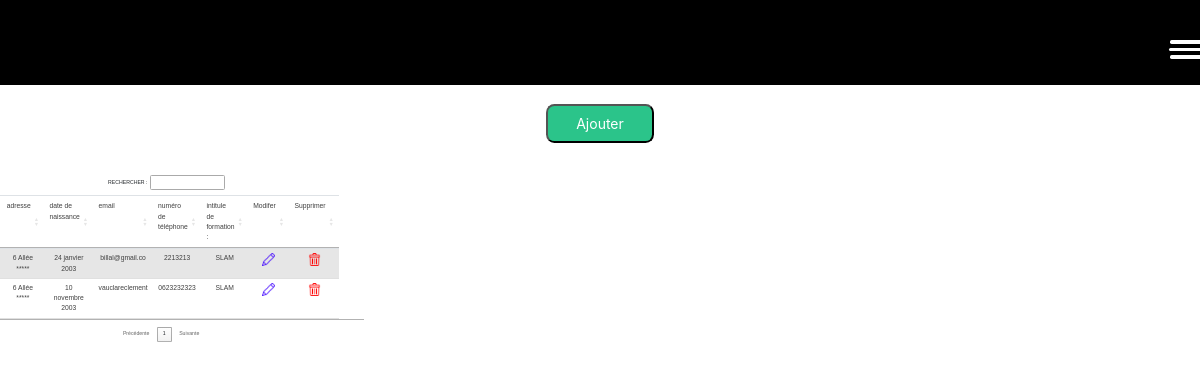
The page /APPLICATION/etudiant.php (signed in) on the database its author committed.
### tables this page shows
CREATE TABLE IF NOT EXISTS `etudiant` (
  `numEtudiant` int NOT NULL AUTO_INCREMENT,
  `nomEtudiant` varchar(25) DEFAULT NULL,
  `prenomEtudiant` varchar(25) DEFAULT NULL,
  `nombreStage` int DEFAULT NULL,
  `adresse` varchar(50) DEFAULT NULL,
  `dateNaissance` varchar(40) DEFAULT NULL,
  `numTel` varchar(15) DEFAULT NULL,
  `email` varchar(30) DEFAULT NULL,
  `intituleFormation` varchar(15) DEFAULT NULL,
  PRIMARY KEY (`numEtudiant`)
);

### APPLICATION/etudiant.php (the view, shortened to what this page needs)
<!DOCTYPE html>
<html lang="fr">
<head>
    <link rel="stylesheet" href="https://cdn.jsdelivr.net/npm/bootstrap@4.0.0/dist/css/bootstrap.min.css">
    <link rel="stylesheet" href="https://cdnjs.cloudflare.com/ajax/libs/font-awesome/5.3.1/css/all.min.css">
    <link rel="stylesheet" href="https://cdn.datatables.net/1.13.2/css/jquery.dataTables.min.css">
    <link rel="stylesheet" href="https://cdn.datatables.net/1.13.2/css/dataTables.bootstrap5.min.css">
    <link rel="stylesheet" href="./libs/style3.css">
</head>
<body>
    <header>
      <nav class="nav">
            <div class="vamos">
                <span class="navTrigger">
                    <i></i>
                    <i></i>
                    <i></i>
                </span>
            </div>
        </nav>
    </header>
    <button type="button" class="Btn_add" data-toggle="modal" data-target="#ajouterModal" data-whatever="@mdo">Ajouter</button>
      <div class="container">
        <div class="row">
              <table id="matable" class="table table-striped" style="width:100%">
                <thead>
                  <tr id="items">
                      <td>adresse</td>
                      <td>date de naissance</td>
                      <td>email</td>
                      <td>numéro de téléphone</td>
                      <td>intitule de formation :</td>
                      <td>Modifer</td>
                      <td>Supprimer</td>
                  </tr>
                </thead>
                <tbody>
                  <?php
                      $connect = mysqli_connect("localhost", "root", "", "gestion_stage");
                      $query ="SELECT *FROM `etudiant`;";
                      $result = mysqli_query($connect, $query);
                          while($row = mysqli_fetch_array($result)){
                              ?>
                              <tr>
                                  <td><?=$row['adresse']?></td>
                                  <td><?=$row['dateNaissance']?></td>
                                  <td><?=$row['numTel']?></td>
                                  <td><?=$row['email']?></td>
                                  <td><?=$row['intituleFormation']?></td>
                                  <form action="" method="POST">
                                  <td> <a type="button" class="modifierbtn" id="<?=$row['numEtudiant']?>" data-toggle="modal" data-target="#modifierModal"><img src="img/pen.png"></a></td>
                                  <td> <a type="button" class="suppbtn" id="<?=$row['numEtudiant']?>" data-toggle="modal" data-target="#supprimerModal"><img src="img/trash.png"></a></td>
                                  </form>
                              </tr>
                              <?php
                      }
                  ?>
                  </tbody>
              </table>
        </div>
      </div>
</body>
</html>

### APPLICATION/libs/style3.css (style rules this page uses)
.nav { width: 100%; height: 65px; position: fixed; line-height: 65px; text-align: center; }
* { margin: 0; padding: 0; box-sizing: border-box; font-family: 'Poppins', sans-serif; }
header { display: block; align-items: center; justify-content: center; min-height: 13vh; position: relative; }
.Btn_add { width: fit-content; margin: auto; margin-bottom:20px; background-color: #2bc48a; padding: 5px 20px; color: #fff; display: block; align-items: center; text-align: 0; border-radius: 6px; text-decoration: 0; zoom: 140%; }
table { border-collapse:collapse; color: #404040; display: inline-block; margin-left: 18%; text-align: center; margin-left: auto; margin-right: auto; }
table td { font-size: 16px; padding: 5px 55px; font-weight: 500; font-size: 13px; margin: 0 5px; cursor: pointer; }
body .container { display: block ; zoom: 130%; margin-left: 50px; margin-right: auto; max-width: 1200px; }
td { font-weight: 400; padding: 5px 20px; font-size: 14px; text-align: center; }
body img { height: 25px; }
div.row { margin-left: 21%; margin-right: auto; }
tr:nth-child(2n) { background-color: #f6f8f8; }
tr:nth-child(2n) td { border-bottom: 1px solid #e0e0e0; border-top: 1px solid #e0e0e0; }
@media screen and (max-width:1200px) { body .container { margin-left: -21%; zoom: 52%; } }
html, header { margin: 0; padding: 0; box-sizing: border-box; font-family: "Quicksand", sans-serif; font-size: 62.5%; font-size: 10px; }
.nav { width: 100%; height: 85px; position: fixed; line-height: 65px; text-align: center; background-color: black; }
body .vamos { display: block; margin-left: auto; margin-right: 0; max-width: 1200px; }
@media screen and (max-width:1200px) { body .vamos { margin-right: 0; zoom: 52%; } }
.navTrigger { display: none; }
.nav { padding-top: 20px; padding-bottom: 20px; -webkit-transition: all 0.4s ease; transition: all 0.4s ease; }
@media screen and (max-width:1200px) { .navTrigger { display: block; } }
.navTrigger { cursor: pointer; width: 40px; height: 5px; margin: auto; position: absolute; right: 40px; top: 0; bottom: 0; zoom: 160%; }
.navTrigger i { background-color: #fff; border-radius: 2px; content: ''; display: block; width: 100%; height: 4px; margin-left: 109%; }
.navTrigger i:nth-child(1) { -webkit-animation: outT 0.8s backwards; animation: outT 0.8s backwards; -webkit-animation-direction: reverse; animation-direction: reverse; }
.navTrigger i:nth-child(2) { margin: 5px 43px; -webkit-animation: outM 0.8s backwards; animation: outM 0.8s backwards; -webkit-animation-direction: reverse; animation-direction: reverse; }
.navTrigger i:nth-child(3) { -webkit-animation: outBtm 0.8s backwards; animation: outBtm 0.8s backwards; -webkit-animation-direction: reverse; animation-direction: reverse; }

### rows shown on the page
etudiant: adresse "6 Allée *****", dateNaissance "10 novembre 2003", numTel "vauclareclement", email "0623232323", intituleFormation "SLAM"
etudiant: adresse "6 Allée *****", dateNaissance "24 janvier 2003", numTel "billal@gmail.co", email "2213213", intituleFormation "SLAM"
